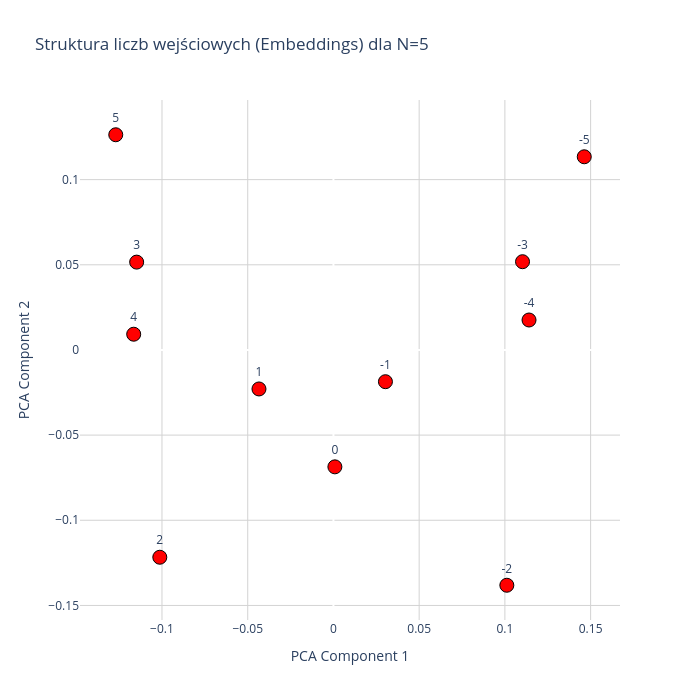

This figure's notebook cell:
### Code cell
model, N = GetModelFromConfig("")

model_path = r"checkpoint_epoch_14000.pt"

checkpoint = torch.load(model_path, map_location="cpu")

model_weights = checkpoint["model_state_dict"]
model.load_state_dict(model_weights)

plot_input_only_plotly(model, N=N)

### Figure 1 — Plotly figure (JSON) as saved in the notebook; plotly's stock layout.template omitted (floating-point values rounded to 4 significant figures)
{"data": [{"hoverinfo": "text", "hovertext": ["Wartość wejściowa: -5<br>Index w embed: 45", "Wartość wejściowa: -4<br>Index w embed: 46", "Wartość wejściowa: -3<br>Index w embed: 47", "Wartość wejściowa: -2<br>Index w embed: 48", "Wartość wejściowa: -1<br>Index w embed: 49", "Wartość wejściowa: 0<br>Index w embed: 50", "Wartość wejściowa: 1<br>Index w embed: 51", "Wartość wejściowa: 2<br>Index w embed: 52", "Wartość wejściowa: 3<br>Index w embed: 53", "Wartość wejściowa: 4<br>Index w embed: 54", "Wartość wejściowa: 5<br>Index w embed: 55"], "marker": {"color": "red", "line": {"color": "black", "width": 1}, "size": 14}, "mode": "markers+text", "text": ["-5", "-4", "-3", "-2", "-1", "0", "1", "2", "3", "4", "5"], "textposition": "top center", "type": "scatter", "x": [0.1463, 0.1141, 0.1103, 0.1011, 0.03033, 0.0008398, -0.04343, -0.1013, -0.1148, -0.1165, -0.127], "y": [0.1134, 0.01758, 0.05183, -0.1381, -0.01863, -0.06863, -0.0229, -0.1217, 0.05157, 0.009243, 0.1264]}], "layout": {"height": 700, "plot_bgcolor": "white", "title": {"text": "Struktura liczb wejściowych (Embeddings) dla N=5"}, "width": 700, "xaxis": {"gridcolor": "lightgray", "showgrid": true, "title": {"text": "PCA Component 1"}}, "yaxis": {"gridcolor": "lightgray", "showgrid": true, "title": {"text": "PCA Component 2"}}}}
